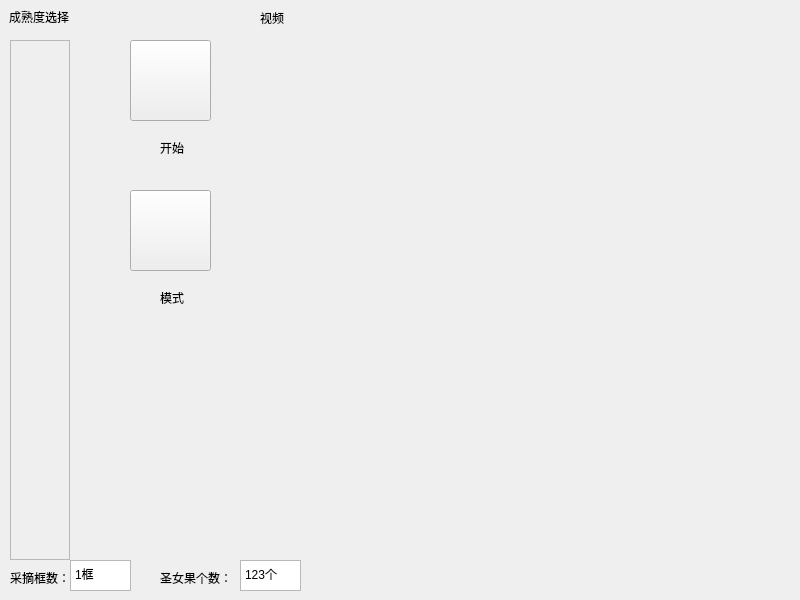
<?xml version="1.0" encoding="UTF-8"?>
<ui version="4.0">
 <class>MainWindow</class>
 <widget class="QMainWindow" name="MainWindow">
  <property name="geometry">
   <rect>
    <x>0</x>
    <y>0</y>
    <width>800</width>
    <height>600</height>
   </rect>
  </property>
  <property name="windowTitle">
   <string>MainWindow</string>
  </property>
  <widget class="QWidget" name="centralwidget">
   <widget class="QLabel" name="maturitylabel">
    <property name="geometry">
     <rect>
      <x>9</x>
      <y>9</y>
      <width>60</width>
      <height>16</height>
     </rect>
    </property>
    <property name="text">
     <string>成熟度选择</string>
    </property>
   </widget>
   <widget class="QLabel" name="videolable">
    <property name="geometry">
     <rect>
      <x>260</x>
      <y>10</y>
      <width>24</width>
      <height>16</height>
     </rect>
    </property>
    <property name="text">
     <string>视频</string>
    </property>
   </widget>
   <widget class="QFrame" name="maturityframe">
    <property name="geometry">
     <rect>
      <x>10</x>
      <y>40</y>
      <width>60</width>
      <height>520</height>
     </rect>
    </property>
    <property name="frameShape">
     <enum>QFrame::StyledPanel</enum>
    </property>
    <property name="frameShadow">
     <enum>QFrame::Raised</enum>
    </property>
   </widget>
   <widget class="QPushButton" name="startButton">
    <property name="geometry">
     <rect>
      <x>130</x>
      <y>40</y>
      <width>81</width>
      <height>81</height>
     </rect>
    </property>
    <property name="text">
     <string/>
    </property>
   </widget>
   <widget class="QWidget" name="vidoewidget" native="true">
    <property name="geometry">
     <rect>
      <x>260</x>
      <y>30</y>
      <width>520</width>
      <height>520</height>
     </rect>
    </property>
   </widget>
   <widget class="QPushButton" name="trainButton">
    <property name="geometry">
     <rect>
      <x>130</x>
      <y>190</y>
      <width>81</width>
      <height>81</height>
     </rect>
    </property>
    <property name="text">
     <string/>
    </property>
   </widget>
   <widget class="QLabel" name="framelabel">
    <property name="geometry">
     <rect>
      <x>10</x>
      <y>570</y>
      <width>60</width>
      <height>16</height>
     </rect>
    </property>
    <property name="text">
     <string>采摘框数：</string>
    </property>
   </widget>
   <widget class="QTextEdit" name="traintextEdit">
    <property name="enabled">
     <bool>true</bool>
    </property>
    <property name="geometry">
     <rect>
      <x>70</x>
      <y>560</y>
      <width>61</width>
      <height>31</height>
     </rect>
    </property>
    <property name="acceptDrops">
     <bool>true</bool>
    </property>
    <property name="html">
     <string>&lt;!DOCTYPE HTML PUBLIC &quot;-//W3C//DTD HTML 4.0//EN&quot; &quot;http://www.w3.org/TR/REC-html40/strict.dtd&quot;&gt;
&lt;html&gt;&lt;head&gt;&lt;meta name=&quot;qrichtext&quot; content=&quot;1&quot; /&gt;&lt;style type=&quot;text/css&quot;&gt;
p, li { white-space: pre-wrap; }
&lt;/style&gt;&lt;/head&gt;&lt;body style=&quot; font-family:'SimSun'; font-size:9pt; font-weight:400; font-style:normal;&quot;&gt;
&lt;p style=&quot; margin-top:0px; margin-bottom:0px; margin-left:0px; margin-right:0px; -qt-block-indent:0; text-indent:0px;&quot;&gt;1框&lt;/p&gt;&lt;/body&gt;&lt;/html&gt;</string>
    </property>
   </widget>
   <widget class="QLabel" name="cherrylabel">
    <property name="geometry">
     <rect>
      <x>160</x>
      <y>570</y>
      <width>72</width>
      <height>16</height>
     </rect>
    </property>
    <property name="text">
     <string>圣女果个数：</string>
    </property>
   </widget>
   <widget class="QTextEdit" name="cherrytextEdit">
    <property name="geometry">
     <rect>
      <x>240</x>
      <y>560</y>
      <width>61</width>
      <height>31</height>
     </rect>
    </property>
    <property name="html">
     <string>&lt;!DOCTYPE HTML PUBLIC &quot;-//W3C//DTD HTML 4.0//EN&quot; &quot;http://www.w3.org/TR/REC-html40/strict.dtd&quot;&gt;
&lt;html&gt;&lt;head&gt;&lt;meta name=&quot;qrichtext&quot; content=&quot;1&quot; /&gt;&lt;style type=&quot;text/css&quot;&gt;
p, li { white-space: pre-wrap; }
&lt;/style&gt;&lt;/head&gt;&lt;body style=&quot; font-family:'SimSun'; font-size:9pt; font-weight:400; font-style:normal;&quot;&gt;
&lt;p style=&quot; margin-top:0px; margin-bottom:0px; margin-left:0px; margin-right:0px; -qt-block-indent:0; text-indent:0px;&quot;&gt;123个&lt;/p&gt;&lt;/body&gt;&lt;/html&gt;</string>
    </property>
   </widget>
   <widget class="QLabel" name="trainlabel">
    <property name="geometry">
     <rect>
      <x>160</x>
      <y>290</y>
      <width>24</width>
      <height>16</height>
     </rect>
    </property>
    <property name="text">
     <string>模式</string>
    </property>
   </widget>
   <widget class="QLabel" name="startlabel">
    <property name="geometry">
     <rect>
      <x>160</x>
      <y>140</y>
      <width>24</width>
      <height>16</height>
     </rect>
    </property>
    <property name="text">
     <string>开始</string>
    </property>
   </widget>
  </widget>
 </widget>
 <resources/>
 <connections/>
</ui>
